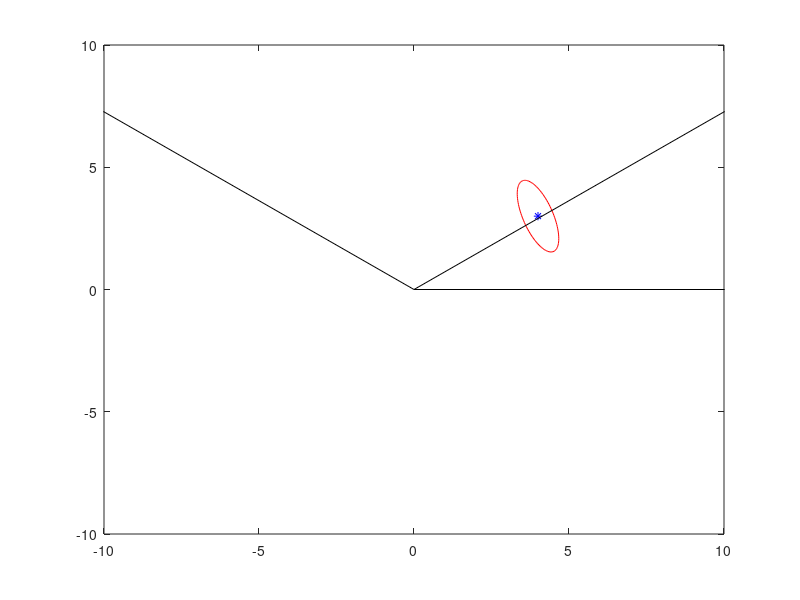

Source code (MATLAB):
% CRB for position estimation
% True position coordinates: theta = [theta(1);theta(2)];
% Sensor i measures distance in direction alpha(i)
% Measurement: x(i) = theta(1)*cos(alpha(i))+theta(2)*sin(alpha(i)) + e(i)
close all
theta=[4;3];                       % True position
N = 3;                             % Number of sensors
alpha = [0*pi ; 0.2*pi; 0.8*pi];   % Angles towards sensors
sigma2 = 0.45*[1; 1; 1000];        % Variance of sensors
% Caculates the Fisher Matrix I
I = zeros(2,2);
for n = 1:N
    cn = cos(alpha(n)); 
    sn = sin(alpha(n));
    I = I + 1/sigma2(n)*[cn^2 cn*sn ; cn*sn sn^2];
end
% Plot true position, uncertainty ellipsoid, and lines
figure(1)
plot(theta(1),theta(2),'b*');hold on
C = inv(I);    
phiv = (linspace(0,2*pi,100))';
ellips = ([cos(phiv) sin(phiv)])*chol(C);
plot(theta(1)+ellips(:,1),theta(2)+ellips(:,2),'r-')
axis([-10,10,-10,10])
for n = 1:N
   plot([0 15*cos(alpha(n))],[0 15*sin(alpha(n))],'k-')
end 